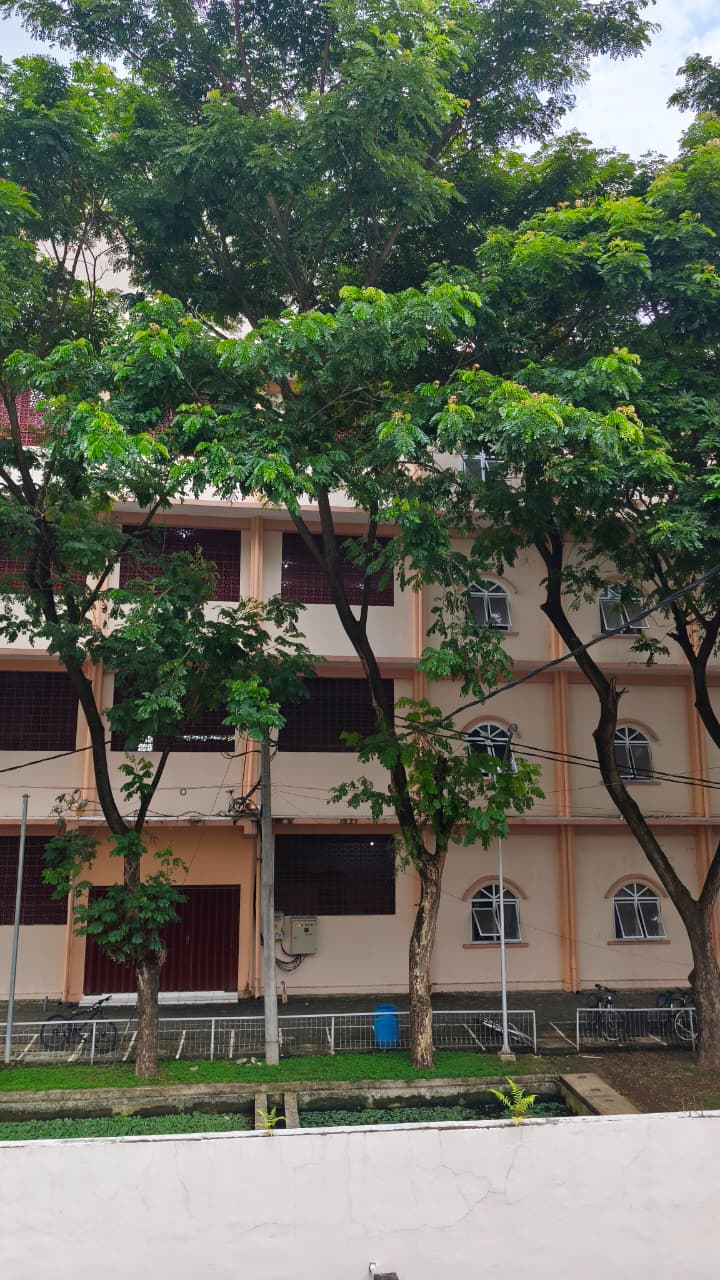
#> input picture images/1.jpeg, 720 x 1280 px
$ python panoramic.py
#> lines starting #> are read from the running program, lines starting #| are printed output that depends on the picture
import cv2
import matplotlib.pyplot as plt
import numpy as np

img1 = cv2.imread('./images/1.jpeg')
#> img1 is the input picture: shape (1280, 720, 3); mean B, G, R 87.6, 102.5, 97.5
img2 = cv2.imread('./images/2.jpeg')
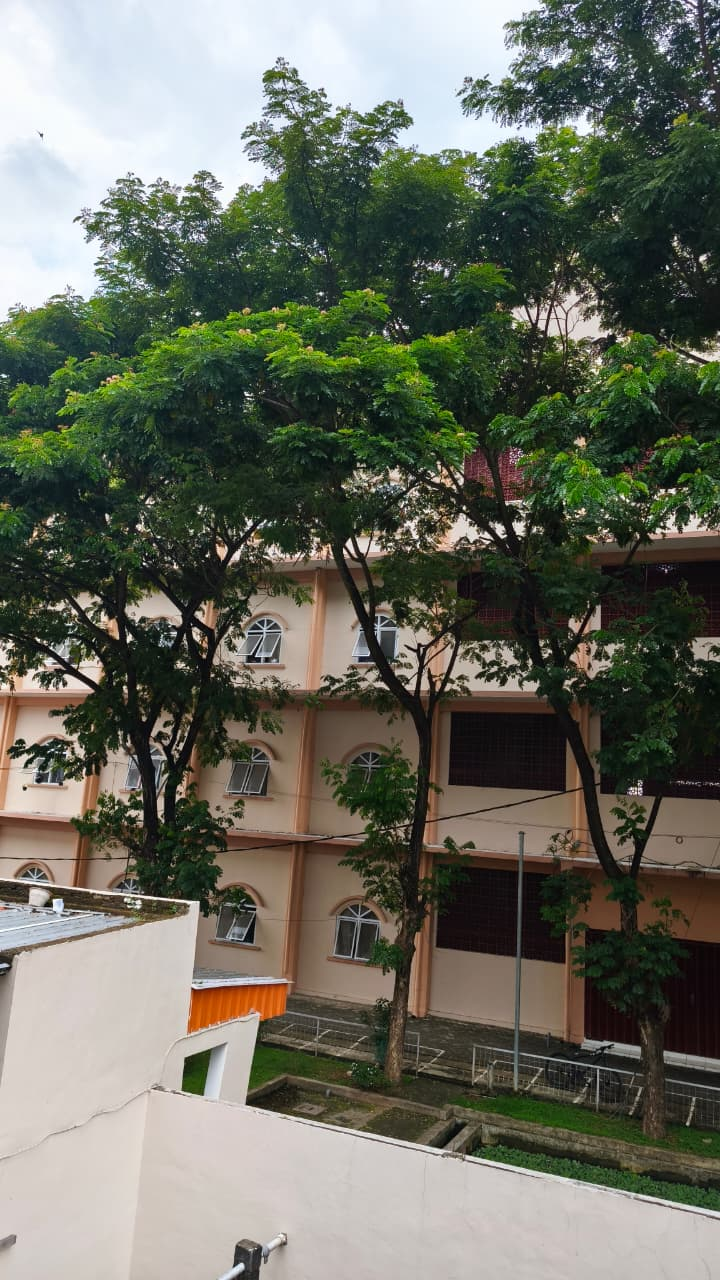
#> input picture images/2.jpeg, 720 x 1280 px
#> img2 is the input picture: shape (1280, 720, 3); mean B, G, R 94.9, 107.6, 105.1

img1_rgb = cv2.cvtColor(img1, cv2.COLOR_BGR2RGB)
img2_rgb = cv2.cvtColor(img2, cv2.COLOR_BGR2RGB)

gray1 = cv2.cvtColor(img1, cv2.COLOR_BGR2GRAY)
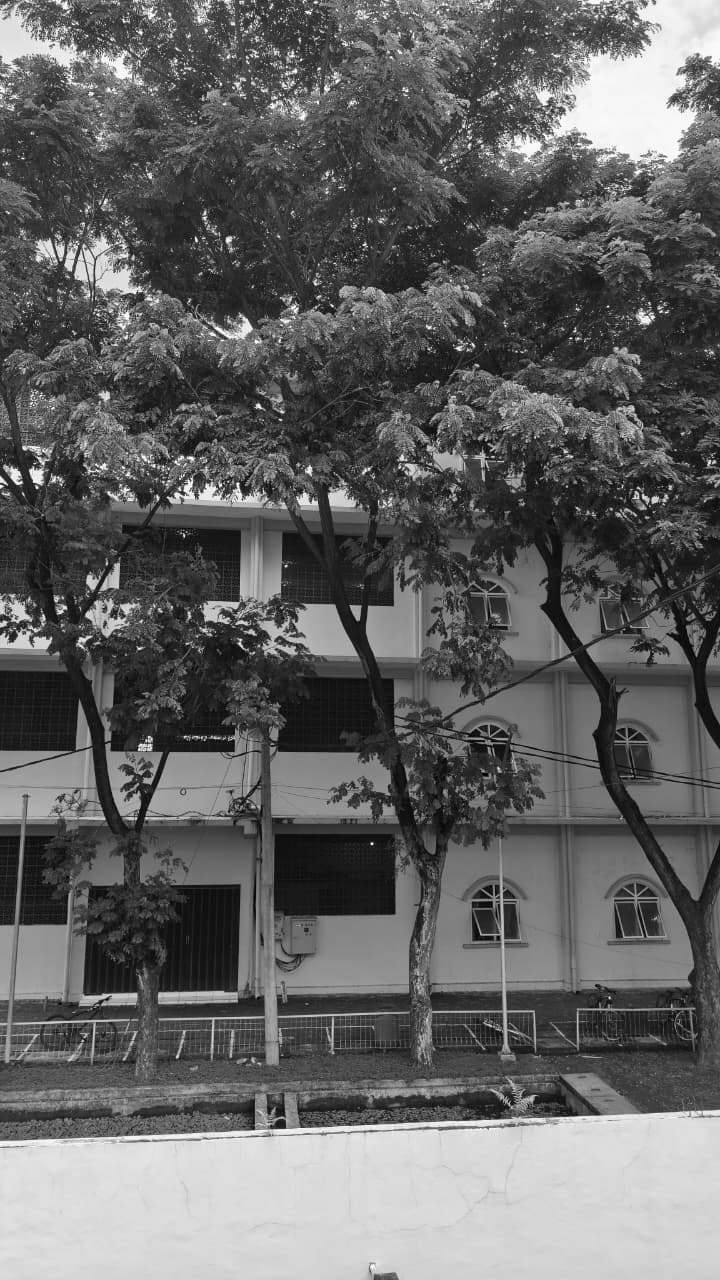
#> gray1: shape (1280, 720); min 0, max 255, mean 99.3
gray2 = cv2.cvtColor(img2, cv2.COLOR_BGR2GRAY)
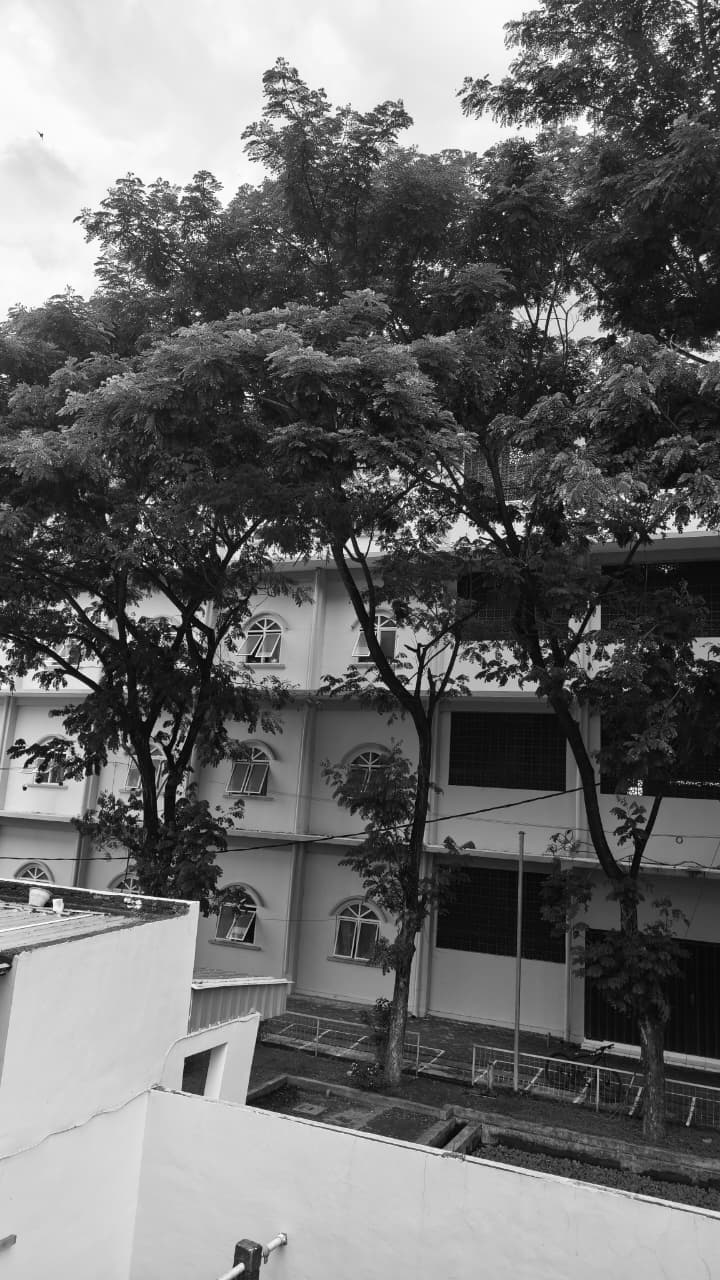
#> gray2: shape (1280, 720); min 0, max 255, mean 105.4

sift = cv2.SIFT_create()

kp1, des1 = sift.detectAndCompute(gray1, None)
#> kp1 = 8794 keypoints; strongest (x, y, size): (37, 487, 2), (258, 406, 3.7), (228, 240, 4.2), (37, 476, 9.1)
kp2, des2 = sift.detectAndCompute(gray2, None)
#> kp2 = 7240 keypoints; strongest (x, y, size): (667, 268, 2.3), (129, 638, 4.7), (24, 788, 2.6), (397, 327, 2.2)

print("Keypoints img1:", len(kp1))
#| Keypoints img1: 8794
print("Keypoints img2:", len(kp2))
#| Keypoints img2: 7240

bf = cv2.BFMatcher(cv2.NORM_L2)
matches = bf.knnMatch(des1, des2, k=2)
#> matches = 8794 matches

good_matches = []
for m, n in matches:
    if m.distance < 0.75 * n.distance:
        good_matches.append(m)
#> after the loop, good_matches = 682 matches

print("Good matches:", len(good_matches))
#| Good matches: 682

pts1 = np.float32([kp1[m.queryIdx].pt for m in good_matches]).reshape(-1, 1, 2)
#> pts1 = 682 rows, first 8: [3.22, 1052], [3.94, 634.2], [4.73, 1098.7], [5.02, 1026.9], [6.79, 1006.6], [7.23, 618.5], [7.86, 351.2], [8.96, 598.3]
pts2 = np.float32([kp2[m.trainIdx].pt for m in good_matches]).reshape(-1, 1, 2)
#> pts2 = 682 rows, first 8: [511.3, 1079.1], [495.2, 678.4], [515.2, 1125.7], [512.1, 1054.8], [512.8, 1035.3], [498, 663.8], [489.7, 418], [498.7, 645.5]

H, _ = cv2.findHomography(pts1, pts2, cv2.RANSAC, 5.0)
#> H = [[0.591, 0.00911, 471.2], [-0.381, 0.872, 103.8], [-0.00053, -5.09e-05, 1]]

h1, w1 = img1.shape[:2]
#> h1 = 1280; w1 = 720
h2, w2 = img2.shape[:2]
#> h2 = 1280; w2 = 720

corners_img1 = np.float32([
    [0, 0],
    [w1, 0],
    [w1, h1],
    [0, h1]
]).reshape(-1, 1, 2)

corners_img2 = np.float32([
    [0, 0],
    [w2, 0],
    [w2, h2],
    [0, h2]
]).reshape(-1, 1, 2)

warped_corners_img1 = cv2.perspectiveTransform(corners_img1, H)
#> warped_corners_img1 = [[471.2, 103.8], [1450.3, -275.9], [1642.1, 1708.5], [516.5, 1304.9]]

all_corners = np.concatenate((warped_corners_img1, corners_img2), axis=0)
#> all_corners = [[471.2, 103.8], [1450.3, -275.9], [1642.1, 1708.5], [516.5, 1304.9], [0, 0], [720, 0], [720, 1280], [0, 1280]]

x_min, y_min = np.int32(all_corners.min(axis=0).ravel())
#> x_min = 0; y_min = -275
x_max, y_max = np.int32(all_corners.max(axis=0).ravel())
#> x_max = 1642; y_max = 1708

panorama_width  = x_max - x_min
#> panorama_width = 1642
panorama_height = y_max - y_min
#> panorama_height = 1983

translation = np.array([
    [1, 0, -x_min],
    [0, 1, -y_min],
    [0, 0, 1]
])
#> translation = [[1, 0, 0], [0, 1, 275], [0, 0, 1]]

panorama = cv2.warpPerspective(
    img1,
    translation @ H,
    (panorama_width, panorama_height)
)

panorama[-y_min:h2 - y_min, -x_min:w2 - x_min] = img2
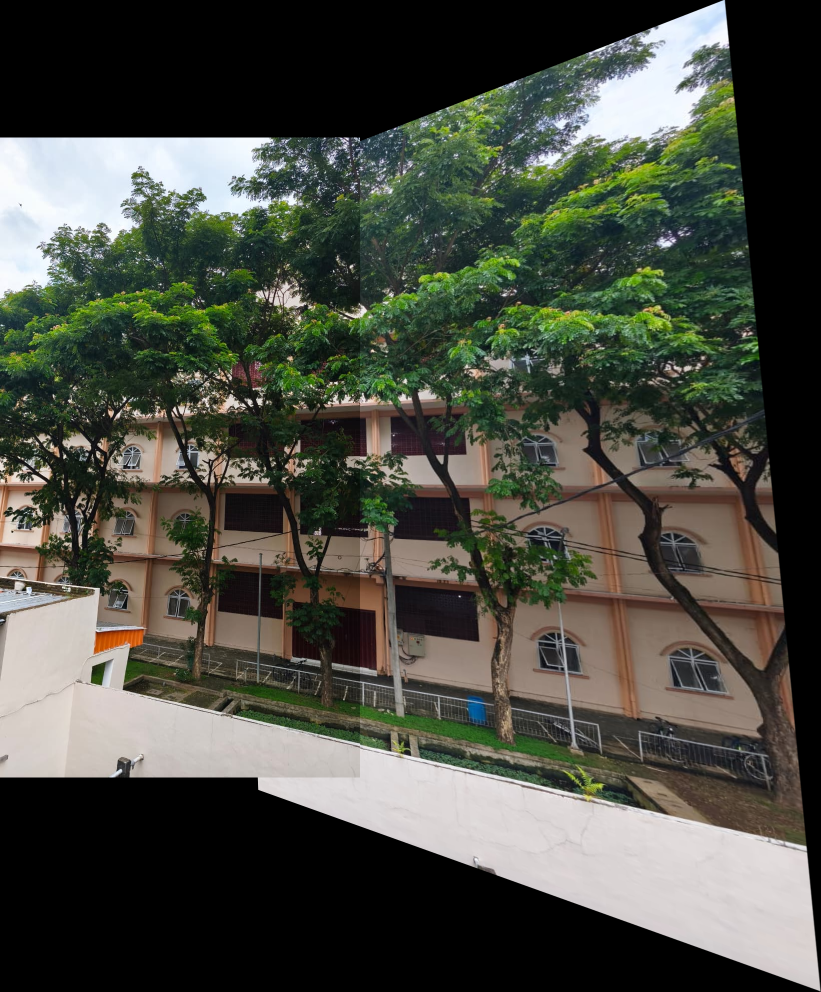
#> panorama: shape (1983, 1642, 3) (shown at 1/2 size); mean B, G, R 66.8, 76.3, 74.4

panorama_rgb = cv2.cvtColor(panorama, cv2.COLOR_BGR2RGB)

matches_vis = cv2.drawMatches(
    img1_rgb, kp1,
    img2_rgb, kp2,
    good_matches[:100],   # batasi agar tidak terlalu padat
    None,
    flags=cv2.DrawMatchesFlags_NOT_DRAW_SINGLE_POINTS
)
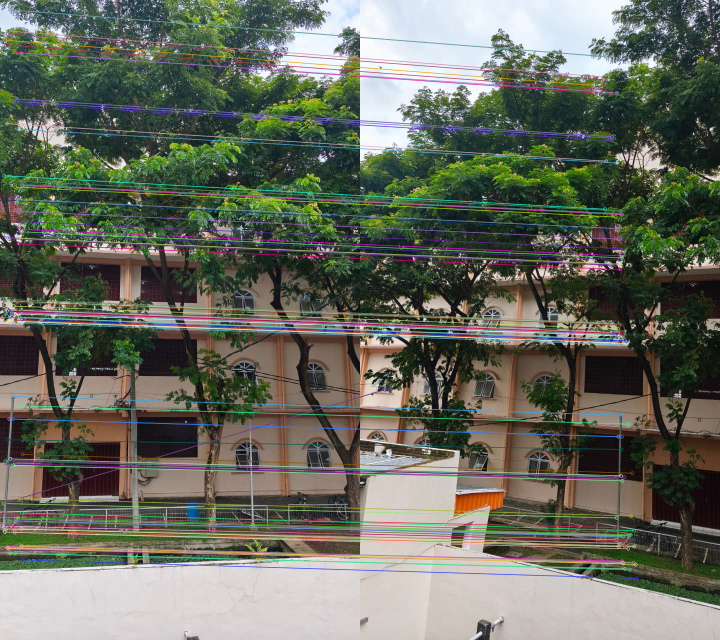
#> matches_vis: shape (1280, 1440, 3) (shown at 1/2 size); mean R, G, B 104.5, 107.5, 95.7

plt.figure(figsize=(18, 12))

plt.subplot(3, 2, 1)
plt.imshow(img1_rgb)
plt.title("Before: Image 1 (1.jpeg)")
plt.axis('off')

plt.subplot(3, 2, 2)
plt.imshow(img2_rgb)
plt.title("Before: Image 2 (2.jpeg)")
plt.axis('off')


plt.subplot(3, 2, (3, 4))
plt.imshow(matches_vis)
plt.title("SIFT Feature Matches (Stitches)")
plt.axis('off')

plt.subplot(3, 2, (5, 6))
plt.imshow(panorama_rgb)
plt.title("After: Panorama (Expanded Canvas)")
plt.axis('off')

plt.tight_layout()
plt.show()
